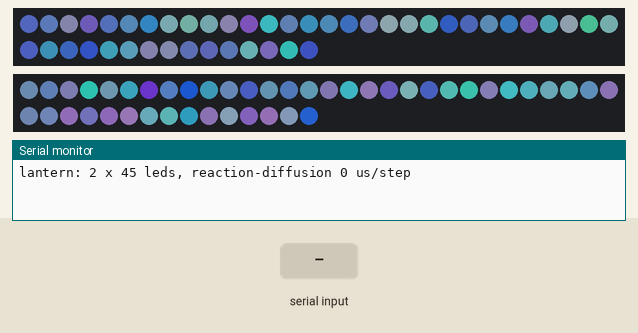
Recording of a program running on a simulated ESP32. Parts: 2 × 45 RGB LEDs in strip order, left to right, continuing on the next row, the last lines printed to the serial monitor. The inputs (shaded band) are chosen by the test bench. Dim RGB values are drawn brighter than linear; colours are those a GRB WS2812 strip shows for the declared byte order; random numbers use the default seed unless the program sets one.

Above: at 1.2 s.
1.3 s: "i\n" received over Serial
At 2.0 s:
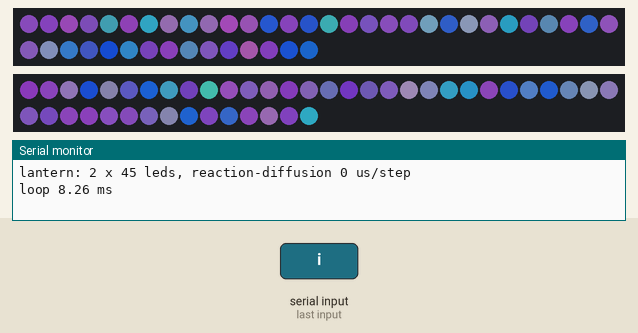
4.3 s: "p,45\n" received over Serial
At 4.75 s:
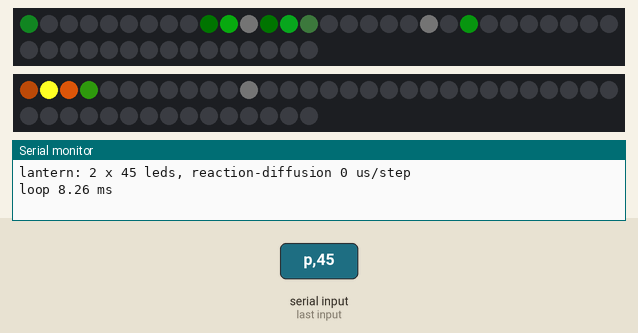
7.0 s: "w90\n" received over Serial
At 8.2 s:
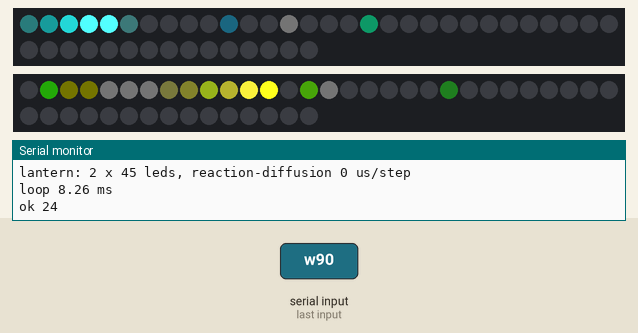
8.5 s: "a90\n" received over Serial
At 8.96 s:
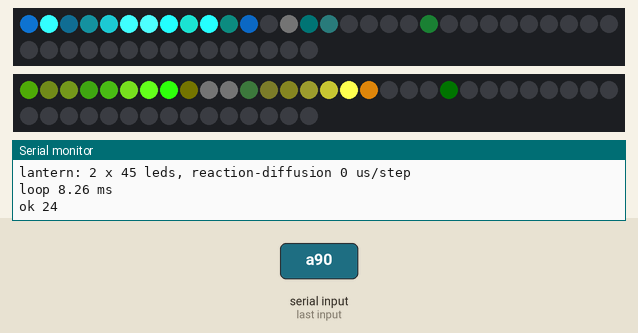
10.9 s: "p90\n" received over Serial
At 11.08 s:
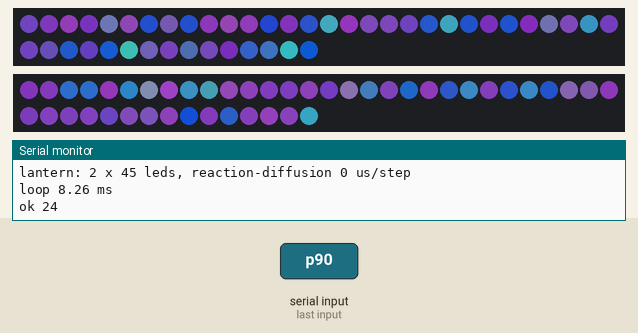
13.9 s: "r\n" received over Serial
At 14.15 s:
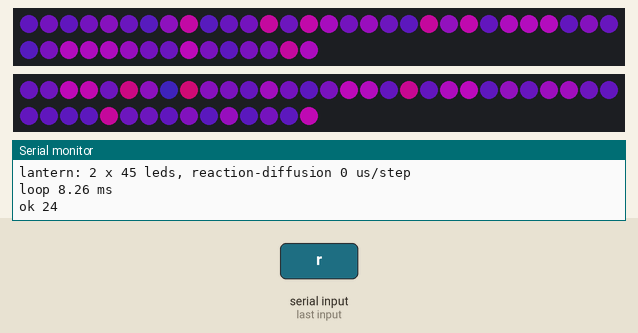

The program:

main.cpp
```cpp
// Drives the LED strips on a Wroomy board with the programs in lantern.h, and accepts serial
// commands so a host can light individual LEDs for mapping, or tune the programs live.
//
// Serial commands, one per line:
//   c                clear the mapping framebuffer
//   s OUT IDX R G B  set one pixel
//   w                show the framebuffer, reply "ok N" (N = lit pixels)
//   a                go back to the animation
//   p N              switch animation program (0 sparkles, 1 excitable medium,
//                    2 reaction-diffusion, 3 cyclic automaton, 4 neural automaton)
//   m N              colour map for programs 1-4 (0 twilight, 1 magma, 2 inferno, 3 viridis,
//                    4 ember; -1 each program's own)
//   r N              neural automaton shows channels 0-2 as RGB (1, the default) or channel 0
//                    on a colour map (0)
//   k NAME VALUE     set a setting from params.h until the next reboot, reply "ok" or "unknown"
//   i                reply with the mean time of one pass of the main loop
// c, s and w switch from the animation into mapping mode.

#include <Arduino.h>
#include <FastLED.h>

#include "lantern.h"

CRGB leds[OUTPUTS][LEDS];
Lantern lantern;
bool mapping = false;
char line[64];
int line_len = 0;
float loop_ms = 0;  // moving average

void handle(char *cmd) {
    int out, idx, r, g, b;
    switch (cmd[0]) {
        case 'c':
            FastLED.clear();
            break;
        case 's':
            if (sscanf(cmd + 1, "%d %d %d %d %d", &out, &idx, &r, &g, &b) != 5) return;
            if (out < 0 || out >= OUTPUTS || idx < 0 || idx >= LEDS) return;
            leds[out][idx] = CRGB(r, g, b);
            break;
        case 'w': {
            FastLED.setBrightness(255);
            FastLED.show();
            int lit = 0;
            for (auto &strip : leds)
                for (auto &p : strip) lit += (bool)p;
            Serial.printf("ok %d\n", lit);
            break;
        }
        case 'a':
            mapping = false;
            return;
        case 'p':
            set_param("program", atoi(cmd + 1));
            mapping = false;
            return;
        case 'm':
            set_param("map_override", atoi(cmd + 1));
            return;
        case 'r':
            set_param("nca_rgb", atoi(cmd + 1));
            return;
        case 'k': {
            char name[32];
            float value;
            if (sscanf(cmd + 1, "%31s %f", name, &value) != 2) return;
            Serial.println(set_param(name, value) ? "ok" : "unknown");
            return;
        }
        case 'i':
            Serial.printf("loop %.2f ms\n", loop_ms);
            return;
        default:
            return;
    }
    mapping = true;
}

void setup() {
    Serial.setRxBufferSize(4096);
    Serial.begin(115200);
    FastLED.addLeds<WS2813, 23, RGB>(leds[0], LEDS);
    FastLED.addLeds<WS2813, 19, RGB>(leds[1], LEDS);
    FastLED.setMaxPowerInVoltsAndMilliamps(5, params.max_milliamps);
    FastLED.clear(true);
    uint32_t t = micros();
    for (int i = 0; i < 100; i++) lantern.gray_scott.step();
    Serial.printf("lantern: %d x %d leds, reaction-diffusion %lu us/step\n", OUTPUTS, LEDS, (micros() - t) / 100);
}

void loop() {
    static uint32_t last = micros();
    uint32_t now = micros();
    loop_ms += ((now - last) / 1000.0f - loop_ms) * 0.01f;
    last = now;

    while (Serial.available()) {
        char ch = Serial.read();
        if (ch != '\n') {
            if (line_len < (int)sizeof(line) - 1) line[line_len++] = ch;
            continue;
        }
        line[line_len] = 0;
        line_len = 0;
        handle(line);
    }
    if (mapping) return;

    lantern.step();
    lantern.render(leds);
    // FastLED's per-channel current model is close enough for these 12V strips.
    FastLED.setMaxPowerInVoltsAndMilliamps(5, params.max_milliamps);
    FastLED.setBrightness(params.brightness);
    FastLED.show();
    delay(10);
}
```

params.h
```cpp
// Tunable settings: type, name, value at boot, lowest, highest. Ranges named _lo/_hi are
// re-rolled within at random as the programs run; set both ends equal to pin a value.
// The simulator in sim/ edits the values in place, so keep one X(...) per line.
// Colour maps: 0 twilight, 1 magma, 2 inferno, 3 viridis, 4 ember.
#pragma once

#define LANTERN_PARAMS(X)                        \
    X(int, program, 4, 0, 4)                     \
    X(int, brightness, 255, 0, 255)              \
    X(int, max_milliamps, 900, 100, 1000)        \
    X(int, single_channel, 0, 0, 1)              \
    X(int, map_override, -1, -1, 4)              \
    X(float, mood_decay_lo, 0.8, 0.5, 1)         \
    X(float, mood_decay_hi, 0.98, 0.5, 1)        \
    X(float, mood_sparkle_lo, 0, 0, 1)           \
    X(float, mood_sparkle_hi, 0.6, 0, 1)         \
    X(float, mood_comet_lo, 0, 0, 0.2)           \
    X(float, mood_comet_hi, 0.04, 0, 0.2)        \
    X(float, mood_spread_lo, 0.02, 0, 1)         \
    X(float, mood_spread_hi, 0.5, 0, 1)          \
    X(float, mood_wander_lo, 0.0005, 0, 0.02)    \
    X(float, mood_wander_hi, 0.006, 0, 0.02)     \
    X(float, mood_saturation_lo, 0.6, 0, 1)      \
    X(float, mood_saturation_hi, 1, 0, 1)        \
    X(int, mood_frames_lo, 600, 50, 5000)        \
    X(int, mood_frames_hi, 2000, 50, 5000)       \
    X(float, comet_speed_lo, 0.1, 0.01, 2)       \
    X(float, comet_speed_hi, 0.8, 0.01, 2)       \
    X(int, ex_map, 2, 0, 4)                      \
    X(float, ex_blend, 0.3, 0, 2)                \
    X(int, ex_recovery, 10, 3, 30)               \
    X(float, ex_threshold_lo, 0.1, 0, 1)         \
    X(float, ex_threshold_hi, 0.3, 0, 1)         \
    X(float, ex_spontaneous_lo, 0.0005, 0, 0.05) \
    X(float, ex_spontaneous_hi, 0.006, 0, 0.05)  \
    X(int, ex_step_ms_lo, 60, 10, 500)           \
    X(int, ex_step_ms_hi, 160, 10, 500)          \
    X(int, ex_steps_lo, 300, 10, 3000)           \
    X(int, ex_steps_hi, 900, 10, 3000)           \
    X(int, gs_map, 4, 0, 4)                      \
    X(float, gs_blend, 0, 0, 2)                  \
    X(float, gs_du, 0.2, 0, 0.5)                 \
    X(float, gs_dv, 0.1, 0, 0.5)                 \
    X(float, gs_feed_chaos, 0.018, 0, 0.1)       \
    X(float, gs_feed_spots, 0.025, 0, 0.1)       \
    X(float, gs_kill_chaos, 0.051, 0, 0.1)       \
    X(float, gs_kill_spots, 0.055, 0, 0.1)       \
    X(int, gs_steps_per_frame, 1, 1, 8)          \
    X(float, gs_regime_change, 0.0003, 0, 0.01)  \
    X(float, gs_regime_rate, 0.0005, 0, 0.01)    \
    X(float, gs_drop_chance, 0.0005, 0, 0.01)    \
    X(float, gs_drop_size, 0.9, 0.5, 0.99)       \
    X(int, gs_reseed_ms, 3000, 100, 20000)       \
    X(float, gs_contrast, 0.15, 0.01, 1)         \
    X(int, cy_map, 0, 0, 4)                      \
    X(float, cy_blend, 0.5, 0, 2)                \
    X(int, cy_states_lo, 4, 2, 12)               \
    X(int, cy_states_hi, 6, 2, 12)               \
    X(float, cy_threshold_lo, 0, 0, 0.5)         \
    X(float, cy_threshold_hi, 0.08, 0, 0.5)      \
    X(int, cy_step_ms_lo, 80, 10, 500)           \
    X(int, cy_step_ms_hi, 200, 10, 500)          \
    X(int, cy_steps_lo, 400, 10, 5000)           \
    X(int, cy_steps_hi, 1200, 10, 5000)          \
    X(float, cy_scramble, 0.003, 0, 0.05)        \
    X(int, nca_rgb, 1, 0, 1)                     \
    X(int, nca_map, 3, 0, 4)                     \
    X(float, nca_blend, 0.3, 0, 2)               \
    X(float, nca_gain, 1.6, 0, 4)                \
    X(float, nca_leak, 0.4, 0, 2)                \
    X(float, nca_update_odds, 0.5, 0.05, 1)      \
    X(int, nca_step_ms, 40, 10, 500)             \
    X(int, nca_eval_steps, 125, 10, 1000)        \
    X(float, nca_step, 0.12, 0.005, 0.5)         \
    X(float, nca_temperature, 0.1, 0.001, 2)     \
    X(float, nca_space_weight, 1, 0, 5)          \
    X(float, nca_time_weight, 1, 0, 5)           \
    X(float, nca_fast, 0.3333, 0.01, 1)          \
    X(float, nca_slow, 0.04, 0.001, 1)           \
    X(float, nca_flat, 0.05, 0, 0.5)
```

Source omitted: colormaps.h (data table, 2195 bytes), lantern.h (27677 bytes), lantern_graph.h (30626 bytes)

Measured:
- after the input at 8.5 s, the LEDs: first change at once (image 4 shows a later state)
